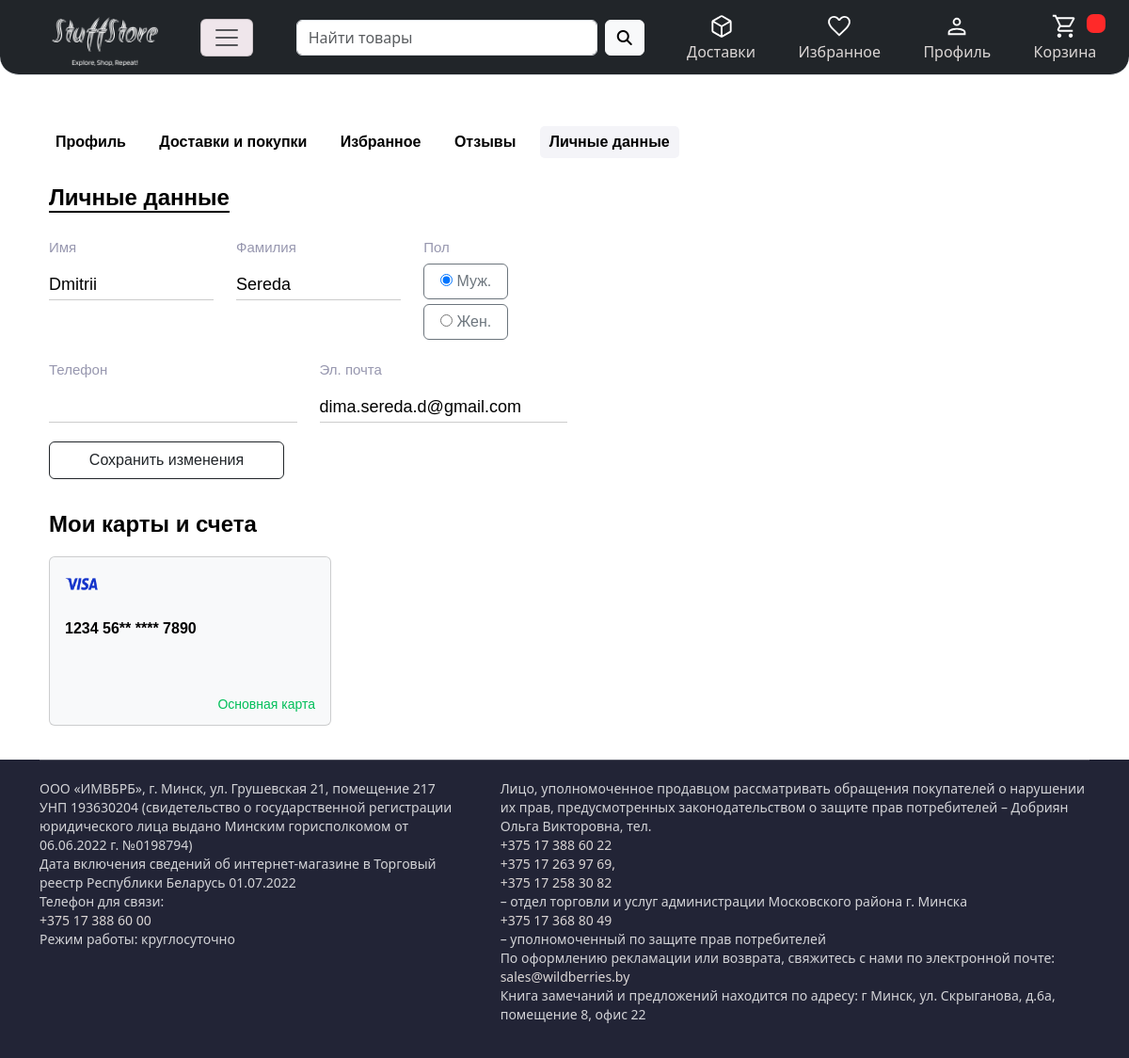
Screenshot of /profile/details/ (signed in) with the database file from the repository.
### users/models.py (models this page shows)
class User(AbstractUser):
    MAN = "0"
    WOMAN = "1"
    GENDER = (
        (MAN, 'Муж.'),
        (WOMAN, 'Жен.')
    )
    phone = models.CharField(max_length=13, null=True, blank=True)
    gender = models.CharField(default=MAN, choices=GENDER, max_length=1, null=True, blank=True)
    card = models.OneToOneField(to=Card, on_delete=models.PROTECT, null=True)

### users/views.py (the view)
# urls.py: path('profile/details/', details, name='details'),
def details(request):
    if request.method == 'POST':
        form = UserProfileForm(instance=request.user, data=request.POST)
        if form.is_valid():
            form.save()
            messages.success(request, "Данные успешно изменены!")
            return HttpResponseRedirect(reverse('users:details'))
        else:
            messages.error(request, "Проверьте правильность ввода данных!")
            return HttpResponseRedirect(reverse('users:details'))
    else:
        context = {'title': 'Личные данные', 'form': UserProfileForm(instance=request.user)}
        return render(request, 'users/details.html', context)

### users/templates/users/details.html (shortened to what this page needs)
{% extends 'products/base.html' %}
{% load static %}
{% load sweetify %}
{% block content %}
    <div class="nav_content_details">
        <ul class="title_nav">
            <li><a href="{% url 'users:profile' %}" class="nav profile"><b>Профиль</b></a></li>
            <li><a href="{% url 'products:delivery' %}" class="nav delivery_and_purchases"><b>Доставки и
                покупки</b></a></li>
            <li><a href="{% url 'basket:favorites' %}" class="nav favourite"><b>Избранное</b></a></li>
            <li><a href="{% url 'products:reviews' %}" class="nav reviews"><b>Отзывы</b></a></li>
            <li><a href="{% url 'users:details' %}" class="nav details"><b>Личные данные</b></a></li>
        </ul>
    </div>
    <div class="delivery">
        <a href="{% url 'users:details' %}" class="link_delivery"><b>Личные данные</b></a>
    </div>
    <div class="container-fluid">
        <div class="personal-body">
            <form class="row" action="{% url 'users:details' %}" method="post">
                <div class="row">
                    <div class="col-sm-3-name">
                        <label for="{{ form.first_name.id_for_label }}" class="form-label">Имя</label>
                        {{ form.first_name }}
                    </div>
                    <div class="col-sm-3-surname">
                        <label for="{{ form.last_name.id_for_label }}" class="form-label">Фамилия</label>
                        {{ form.last_name }}
                    </div>
                    <div class="col-sm-3-gender">
                        <label for="{{ form.gender.id_for_label }}" class="form-label">Пол</label>
                        <div>
                            {% for gen_key, gen_value in form.gender.field.choices %}
                                <label class="btn btn-outline-secondary" style="width: 90px; margin-top:5px; ">
                                    <input type="radio" id="{{ form.gender.id_for_label }}"
                                           name="{{ form.gender.html_name }}" value="{{ gen_key }}"
                                            {% if form.gender.value == gen_key %} checked {% endif %}>
                                    {{ gen_value }}
                                </label>
                            {% endfor %}
                        </div>
                    </div>
                    <div style="margin-top: 20px">
                        <div class="row">
                            <div class="col-sm-3">
                                <label for="{{ form.phone.id_for_label }}" class="form-label">Телефон</label>
                                {{ form.phone }}
                            </div>
                            <div class="col-sm-3">
                                <label for="{{ form.email.id_for_label }}" class="form-label" style="width: 300px">Эл.
                                    почта</label>
                                {{ form.email }}
                            </div>
                        </div>
                    </div>
                </div>
                <div class="row" style="margin-top: 20px">
                    <div class="col-5">
                        <button class="btn btn-outline-dark" type="submit" data-bs-toggle="modal"
                                data-bs-target="#exampleModal"
                                style="width: 250px; height: 40px;">Сохранить изменения
                        </button>
                    </div>
                </div>
            </form>
        </div>
    </div>
    <div class="mycards" style="margin-top: 30px; margin-left: 10px">
        <p id="mycards-title"><b>Мои карты и счета</b></p>
        <div class="card text-bg-light mb-3" style="width: 300px; height: 180px">
            <div class="card-body">
                <div><span><img src="\static\products\images\footer\visa.png" alt="image" height="23" width="36"></span>
                </div>
                <br>
                <span><b>1234 56** **** 7890</b></span>
                <p id="mycards-header">Основная карта</p>
            </div>
        </div>
    </div>
{% endblock %}

### products/static/products/css/base.css (style rules this page uses)
.container-fluid, .navbar-toggler { color: rgb(171, 114, 146); }
.container-fluid, a { text-decoration-line: none; color: rgb(219, 214, 213); }

### products/static/products/css/delivery.css (style rules this page uses)
.title_nav { margin: 0; padding: 4px; }
.delivery .link_delivery { color: black; text-align: center; display: inline-block; font-size: 24px; padding: 5px 10px 5px 10px; background-color: transparent; text-decoration: underline; text-underline-offset: 6px; text-decoration-thickness: 2px; }
.delivery { font-variation-settings: "wght" 550; margin-top: 17px; margin-right: 20px; font-size: 24px; font-weight: 400; line-height: 1.33333; display: flex; }

### products/static/products/css/profile.css (style rules this page uses)
.title_nav { margin: 0; padding: 4px; }

### products/static/products/css/favourite.css (style rules this page uses)
.title_nav { margin: 0; padding: 4px; }

### products/static/products/css/details.css (style rules this page uses)
.form-label { margin-bottom: 0; font-size: 15px; color: #9797af;; }
.personal-body { margin-top: 20px; margin-left: 10px; }
.col-sm-3-gender { flex: 0 0 auto; width: 18%; }
.col-sm-3-name { flex: 0 0 auto; width: 18%; }
.col-sm-3-surname { flex: 0 0 auto; width: 18%; }
.col-sm-3 { flex: 0 0 auto; width: 26%; }
.form-control-label { background-color: #0000; border: 0; border-bottom: 1px solid #0003; border-radius: 0; outline: none; width: 100%; height: 44px; padding: 20px 0 8px; font-size: 18px; display: block; position: relative; }
#mycards-header { color: #00bf59; margin-top: 60px; margin-left: auto; padding-bottom: 0; padding-right: 0; font-size: 14px; font-weight: 400; line-height: 1.21429; display: block; text-align: end; }
#mycards-title { color: black; font-size: 24px; }
.nav_content_details .nav:not(.details) { color: black; text-align: center; text-decoration: none; display: inline-block; font-size: 16px; padding: 5px 10px 5px 10px; background-color: transparent; border: none; border-radius: 5px; }
.nav_content_details .details { color: black; background-color: rgb(244, 244, 248); border: none; text-align: center; text-decoration: none; display: inline-block; font-size: 16px; padding: 5px 10px 5px 10px; border-radius: 5px; }
.nav_content_details ul li { list-style-type: none; display: inline; margin-right: 5px; padding: 3px; }
.title_nav { margin: 0; padding: 4px; }
.nav_content_details { margin-top: 50px; }

### products/static/products/css/product.css (style rules this page uses)
.row:after { content: ""; display: table; clear: both; }

### products/static/products/css/reviews.css (style rules this page uses)
.title_nav { margin: 0; padding: 4px; }

### rows the page displays
User: first_name "Dmitrii", last_name "Sereda", email "dima.sereda.d@gmail.com"

### other values shown
{{ gen_value }} "Муж." "Жен."
